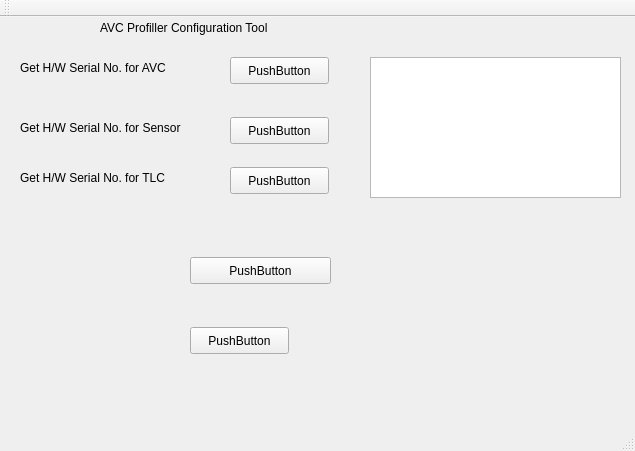
<?xml version="1.0" encoding="UTF-8"?>
<ui version="4.0">
 <class>MainWindow</class>
 <widget class="QMainWindow" name="MainWindow">
  <property name="geometry">
   <rect>
    <x>0</x>
    <y>0</y>
    <width>635</width>
    <height>451</height>
   </rect>
  </property>
  <property name="windowTitle">
   <string>MainWindow</string>
  </property>
  <widget class="QWidget" name="centralWidget">
   <widget class="QTextBrowser" name="textBrowser">
    <property name="geometry">
     <rect>
      <x>370</x>
      <y>40</y>
      <width>251</width>
      <height>141</height>
     </rect>
    </property>
   </widget>
   <widget class="QPushButton" name="pushButton">
    <property name="geometry">
     <rect>
      <x>190</x>
      <y>240</y>
      <width>141</width>
      <height>27</height>
     </rect>
    </property>
    <property name="text">
     <string>PushButton</string>
    </property>
   </widget>
   <widget class="QPushButton" name="pushButton_2">
    <property name="geometry">
     <rect>
      <x>230</x>
      <y>40</y>
      <width>99</width>
      <height>27</height>
     </rect>
    </property>
    <property name="text">
     <string>PushButton</string>
    </property>
   </widget>
   <widget class="QPushButton" name="pushButton_4">
    <property name="geometry">
     <rect>
      <x>230</x>
      <y>100</y>
      <width>99</width>
      <height>27</height>
     </rect>
    </property>
    <property name="text">
     <string>PushButton</string>
    </property>
   </widget>
   <widget class="QLabel" name="label">
    <property name="geometry">
     <rect>
      <x>20</x>
      <y>40</y>
      <width>191</width>
      <height>21</height>
     </rect>
    </property>
    <property name="text">
     <string>Get H/W Serial No. for AVC</string>
    </property>
   </widget>
   <widget class="QLabel" name="label_3">
    <property name="geometry">
     <rect>
      <x>20</x>
      <y>100</y>
      <width>211</width>
      <height>21</height>
     </rect>
    </property>
    <property name="text">
     <string>Get H/W Serial No. for Sensor</string>
    </property>
   </widget>
   <widget class="QPushButton" name="pushButton_5">
    <property name="geometry">
     <rect>
      <x>190</x>
      <y>310</y>
      <width>99</width>
      <height>27</height>
     </rect>
    </property>
    <property name="text">
     <string>PushButton</string>
    </property>
   </widget>
   <widget class="QLabel" name="label_4">
    <property name="geometry">
     <rect>
      <x>100</x>
      <y>0</y>
      <width>371</width>
      <height>21</height>
     </rect>
    </property>
    <property name="text">
     <string>AVC Profiller Configuration Tool</string>
    </property>
   </widget>
   <widget class="QPushButton" name="pushButton_3">
    <property name="geometry">
     <rect>
      <x>230</x>
      <y>150</y>
      <width>99</width>
      <height>27</height>
     </rect>
    </property>
    <property name="text">
     <string>PushButton</string>
    </property>
   </widget>
   <widget class="QLabel" name="label_2">
    <property name="geometry">
     <rect>
      <x>20</x>
      <y>150</y>
      <width>211</width>
      <height>21</height>
     </rect>
    </property>
    <property name="text">
     <string>Get H/W Serial No. for TLC</string>
    </property>
   </widget>
  </widget>
  <widget class="QMenuBar" name="menuBar">
   <property name="geometry">
    <rect>
     <x>0</x>
     <y>0</y>
     <width>635</width>
     <height>25</height>
    </rect>
   </property>
  </widget>
  <widget class="QToolBar" name="mainToolBar">
   <attribute name="toolBarArea">
    <enum>TopToolBarArea</enum>
   </attribute>
   <attribute name="toolBarBreak">
    <bool>false</bool>
   </attribute>
  </widget>
  <widget class="QStatusBar" name="statusBar"/>
 </widget>
 <layoutdefault spacing="6" margin="11"/>
 <resources/>
 <connections/>
</ui>
